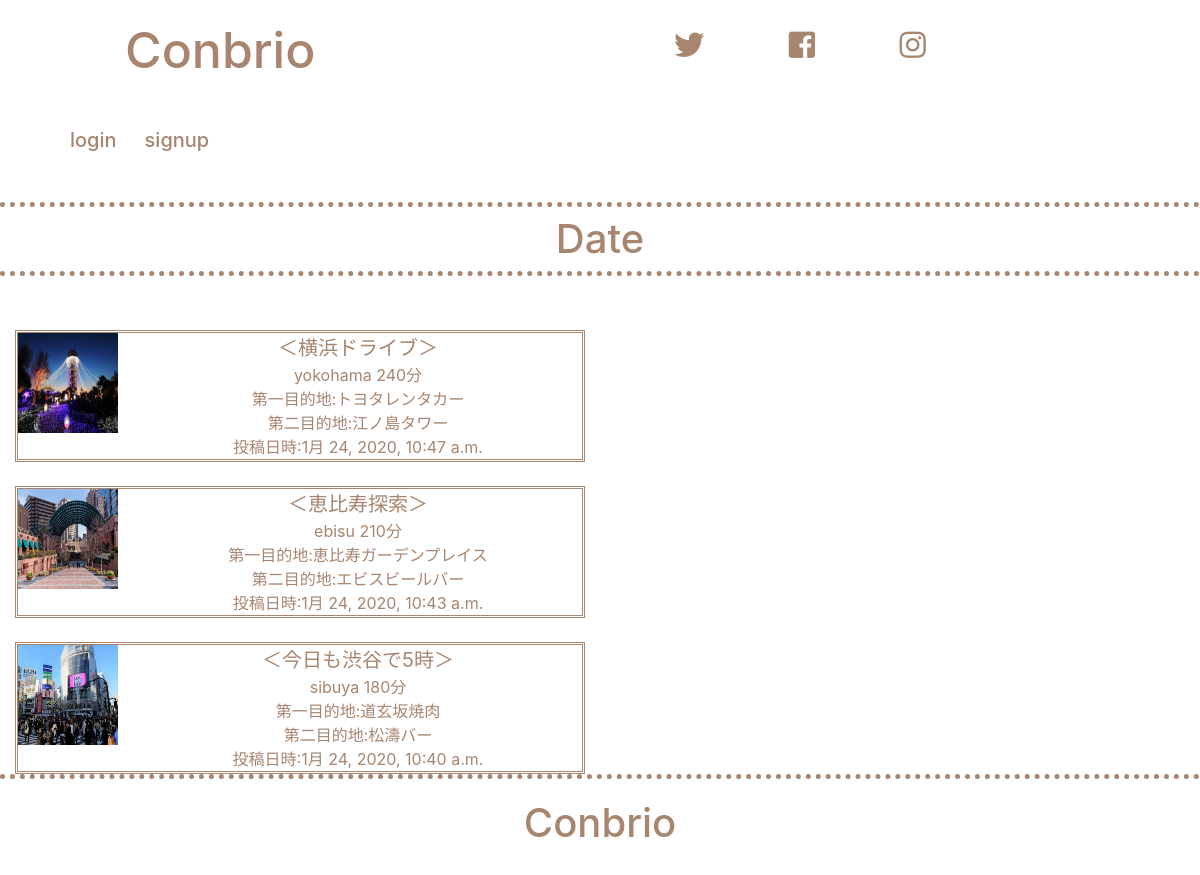
Screenshot of /plan_list/Date/ with the database file from the repository.
### app/models.py (models this page shows, shortened)
class Category(models.Model):
    title=models.CharField(max_length=100,unique=True)

class Plan(models.Model):
    plan_title=models.CharField(max_length=200)
    slug=models.SlugField()
    first_place = models.CharField(max_length=200)
    second_place = models.CharField(max_length=200)
    totaltime=models.IntegerField(default=10)
    created_at=models.DateTimeField(auto_now=True)
    image=models.ImageField(upload_to='photos/')
    city_name=models.ForeignKey("City",on_delete=models.PROTECT)
    plan_categories=models.ForeignKey('Category',on_delete=models.PROTECT)
    plan_user=models.ForeignKey("users.User",on_delete=models.CASCADE)

class City(models.Model):
    name=models.CharField(max_length=30)
    slug=models.SlugField()
    def __str__(self):
        return self.slug

### app/views.py (the view)
# urls.py: path('plan_list/<str:plan_categories>/',views.plan_list,name='plan_list'),
def plan_list(request,plan_categories):
    plan_categories=Category.objects.get(title=plan_categories)
    planning=Plan.objects.filter(plan_categories=plan_categories).order_by('-created_at')
    return render(request,'app/plan_list.html',{'planning':planning,'plan_categories':plan_categories})

### app/templates/app/plan_list.html (shortened to what this page needs)
{% extends "app/base.html" %}
{% block content %}
<div>
{%if plan_categories%}
<h2>{{plan_categories.title}}</h2>
{%endif%}
</div>
{%for plan in planning%}
<div class="row">
            <div class="col-md-6 col-md-5 col-sm-5">
                <div class="media" style="border-style:double; color: rgb(167, 133, 110);">
                    <img class="d-flex mr-3" data-src="holder.js/64x64?theme=sky" alt="100x100" src="{{plan.image.url}}" data-holder-rendered="true" style="width: 100px; height: 100px;">
                    <div class="media-body" style="display: inline-block;">
                        <div class=" container-fluid" style="font-size: 20px;">＜{{plan.plan_title}}＞</div>
                        <p>{{plan.city_name}}</p>
                        <p>{{plan.totaltime}}分</p>
                        <br>
                        <p>第一目的地:{{plan.first_place}}</p>
                        <br>
                        <p>第二目的地:{{plan.second_place}}</p>
                        <br>
                        <p>投稿日時:{{plan.created_at}}</p>
                    </div>
                    </div>
                </div>
            </div>
                        {%endfor%}
{%endblock%}

### app/static/css/style.css (style rules this page uses)
h2 { text-align: center; margin:40px 0px 30px 0px; color: rgb(167, 133, 110); padding: 0.2em 0; border-top: dotted 5px rgb(167, 133, 110); border-bottom: dotted 5px rgb(167, 133, 110); font-size: 40px; }
.row { text-align: center; margin: auto; padding: 0; }
p { color:rgb(167, 133, 110); padding:0px; margin:0px; display: inline-block; }

### rows the page displays
Category: title "Date"
Plan: image (picture), plan_title "横浜ドライブ", city_name "yokohama", totaltime "240", first_place "トヨタレンタカー", second_place "江ノ島タワー", created_at "1月 24, 2020, 10:47 a.m."
Plan: image (picture), plan_title "恵比寿探索", city_name "ebisu", totaltime "210", first_place "恵比寿ガーデンプレイス", second_place "エビスビールバー", created_at "1月 24, 2020, 10:43 a.m."
Plan: image (picture), plan_title "今日も渋谷で5時", city_name "sibuya", totaltime "180", first_place "道玄坂焼肉", second_place "松濤バー", created_at "1月 24, 2020, 10:40 a.m."
